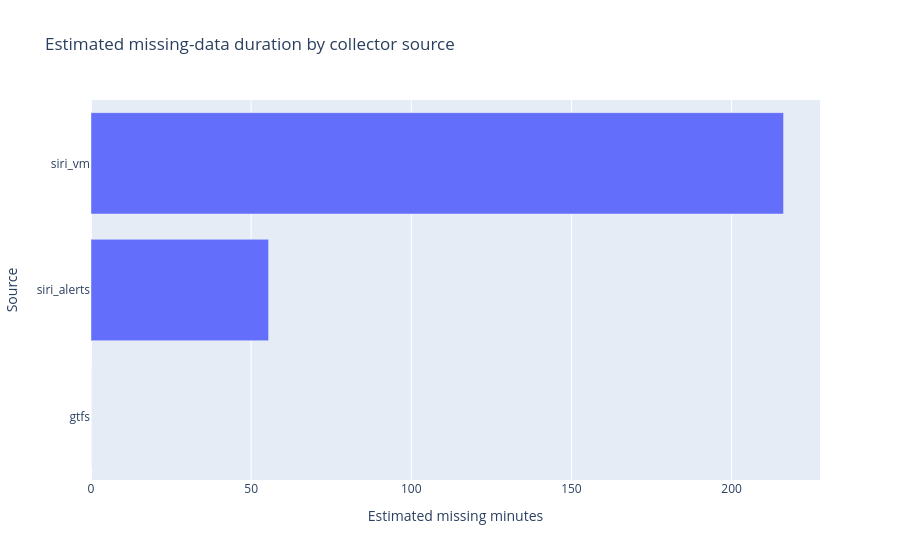

Notebook code for this chart:
### Code cell
if summary.is_empty():
    print("No collector polls found.")
else:
    fig = px.bar(
        summary.sort("total_missing_min"),
        x="total_missing_min",
        y="source",
        orientation="h",
        title="Estimated missing-data duration by collector source",
        labels={"source": "Source", "total_missing_min": "Estimated missing minutes"},
    )
    fig.update_layout(showlegend=False)
    fig.show()

### Figure 1 — Plotly figure (JSON) as saved in the notebook; plotly's stock layout.template omitted (floating-point values rounded to 4 significant figures)
{"data": [{"hovertemplate": "Estimated missing minutes=%{x}<br>Source=%{y}<extra></extra>", "legendgroup": "", "marker": {"color": "#636efa", "pattern": {"shape": ""}}, "name": "", "orientation": "h", "showlegend": false, "textposition": "auto", "type": "bar", "x": [0.0, 55.44, 216.2], "xaxis": "x", "y": ["gtfs", "siri_alerts", "siri_vm"], "yaxis": "y"}], "layout": {"barmode": "relative", "legend": {"tracegroupgap": 0}, "showlegend": false, "title": {"text": "Estimated missing-data duration by collector source"}, "xaxis": {"anchor": "y", "domain": [0, 1], "title": {"text": "Estimated missing minutes"}}, "yaxis": {"anchor": "x", "domain": [0, 1], "title": {"text": "Source"}}}}
